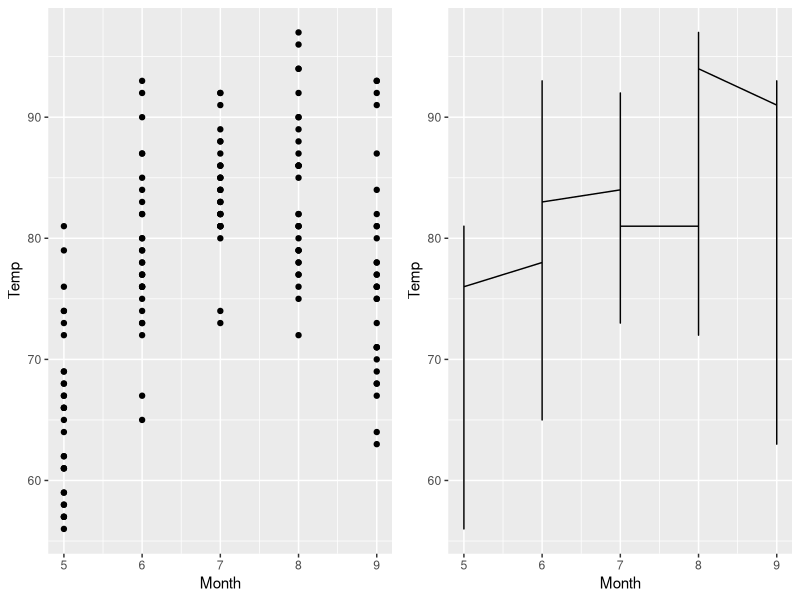
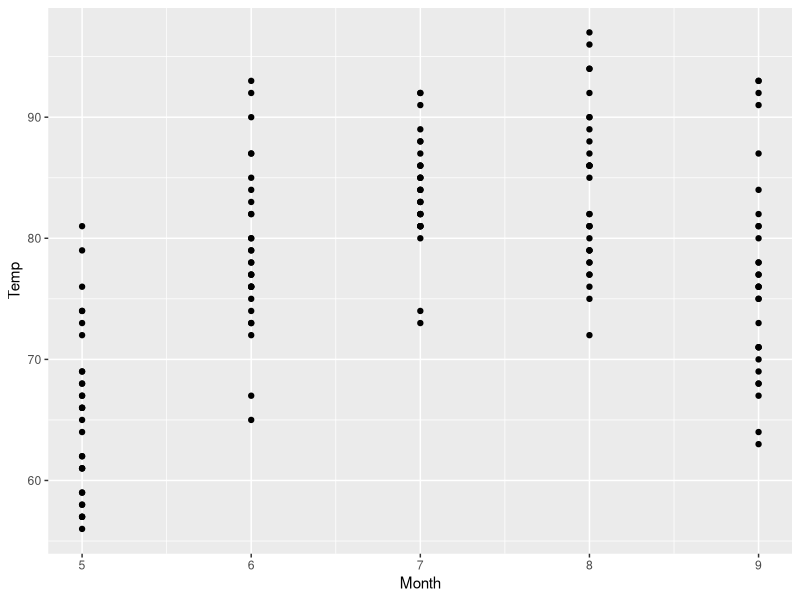
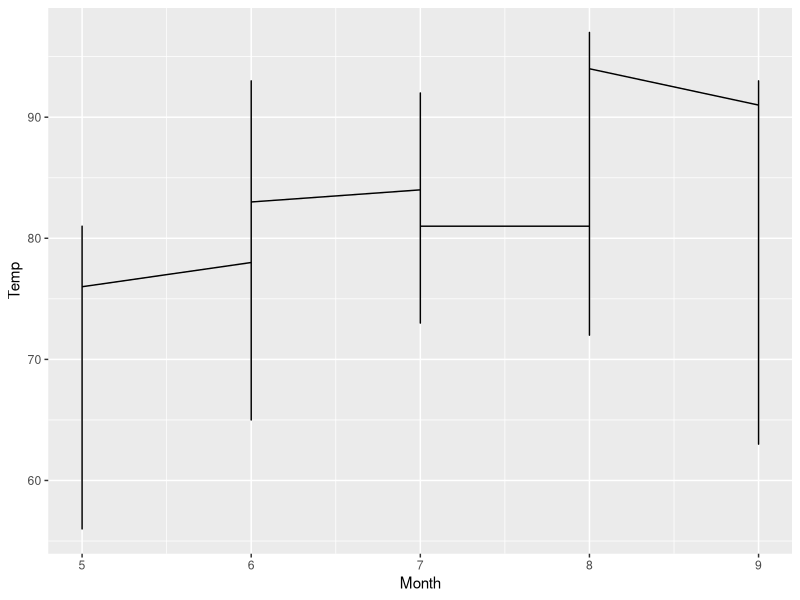

Source code (R) for these figures, in order:
library(gridExtra)
library(ggplot2)
library(gridExtra)

data("airquality")
head(airquality)

plot1 <- ggplot(data = airquality, mapping = aes(x = Month, y = Temp))+
  geom_point()

plot2 <- ggplot(data = airquality, mapping = aes(x = Month, y = Temp))+
  geom_line()

grid.arrange(plot1, plot2, nrow = 1)

x11();par(mfrow = c(1,2))
plot1;plot2
